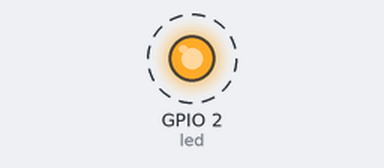
Simulated run of this program. Board: ESP8266 board running MicroPython. Shown: output pins drawn as LEDs (lit = HIGH, except the on-board LED, lit = LOW). Dashed ring = blinking. At 1.0 s the program stops and its outputs stay as they are.

Above: at 0.05 s.
Timing chart, 0 to 2.5 s (numbered marks = the images above):
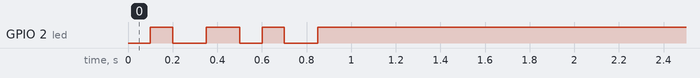

Measured:
- by itself, GPIO 2 (led): alternates HIGH for 0.10 s and LOW for 0.15 s, 7 changes in all, then stays HIGH

The program:

st.py
```python
from machine import Pin
from time import sleep
import network


def ledTwinkle(list,num):
    led = Pin(2, Pin.OUT)
    for i in range(num):
        for time in list:
            led.value(0)
            sleep(time/2)
            led.value(1)
            sleep(time/2)
if __name__=='__main__':
    ledTwinkle([0.2,0.3],2)
    if [] :
        print(12)
```
